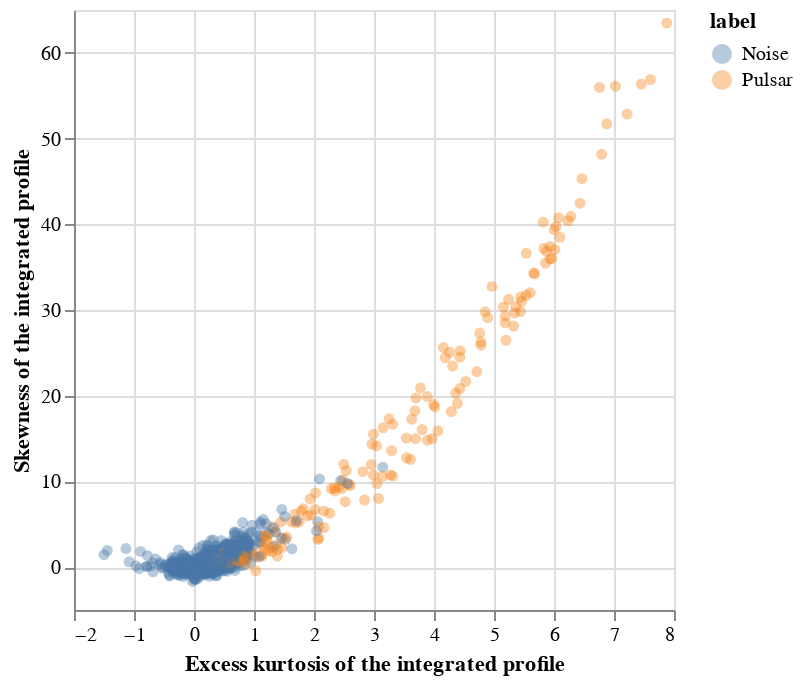

This figure's notebook cell:
### Code cell
# Import the altair package to use in our visualization.
import altair as alt

# Create the graph to visualize our data.
pulsar_plot = alt.Chart(pulsar_data.sample(n=2000)).mark_circle(opacity=0.4).encode(
    x=alt.X("excess_kurtosis_integrated_profile").title("Excess kurtosis of the integrated profile"),
    y=alt.Y("skewness_integrated_profile").title("Skewness of the integrated profile"),
    color=alt.Color("label").title("label")
)
pulsar_plot

### Figure 1 — Vega-Lite specification as saved in the notebook (floating-point values rounded to 4 significant figures; data arrays with more than 128 entries replaced by an {"elided": "..."} marker saying what was removed)
{"config": {"view": {"continuousWidth": 300, "continuousHeight": 300}}, "data": {"name": "data-5e81d704fdb98eb9ec3d70a569e76b65"}, "mark": {"type": "circle", "opacity": 0.4}, "encoding": {"color": {"field": "label", "title": "label", "type": "nominal"}, "x": {"field": "excess_kurtosis_integrated_profile", "title": "Excess kurtosis of the integrated profile", "type": "quantitative"}, "y": {"field": "skewness_integrated_profile", "title": "Skewness of the integrated profile", "type": "quantitative"}}, "$schema": "https://vega.github.io/schema/vega-lite/v5.15.1.json", "datasets": {"data-5e81d704fdb98eb9ec3d70a569e76b65": {"elided": "2000 records"}}}
